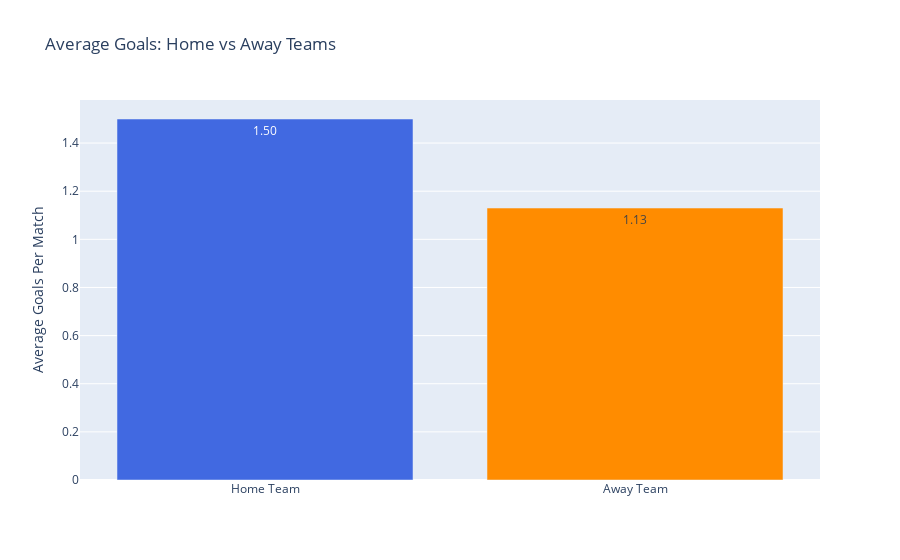

Write notebook code for a chart like this one.
### Markdown cell above
### 3.2 Vergleich der von Heim- und Gastmannschaften erzielten Tore ###

### Code cell
goal_fig = go.Figure([
    go.Bar(
        x=['Home Team', 'Away Team'],
        y=[1.50, 1.13],
        marker_color=['royalblue', 'darkorange'],
        text=["1.50", "1.13"],
        textposition='auto'
    )
])

goal_fig.update_layout(
    title='Average Goals: Home vs Away Teams',
    yaxis_title='Average Goals Per Match'
)

### Figure 1 — Plotly figure (JSON) as saved in the notebook; plotly's stock layout.template omitted (floating-point values rounded to 4 significant figures)
{"data": [{"marker": {"color": ["royalblue", "darkorange"]}, "text": ["1.50", "1.13"], "textposition": "auto", "type": "bar", "x": ["Home Team", "Away Team"], "y": [1.5, 1.13]}], "layout": {"title": {"text": "Average Goals: Home vs Away Teams"}, "yaxis": {"title": {"text": "Average Goals Per Match"}}}}
